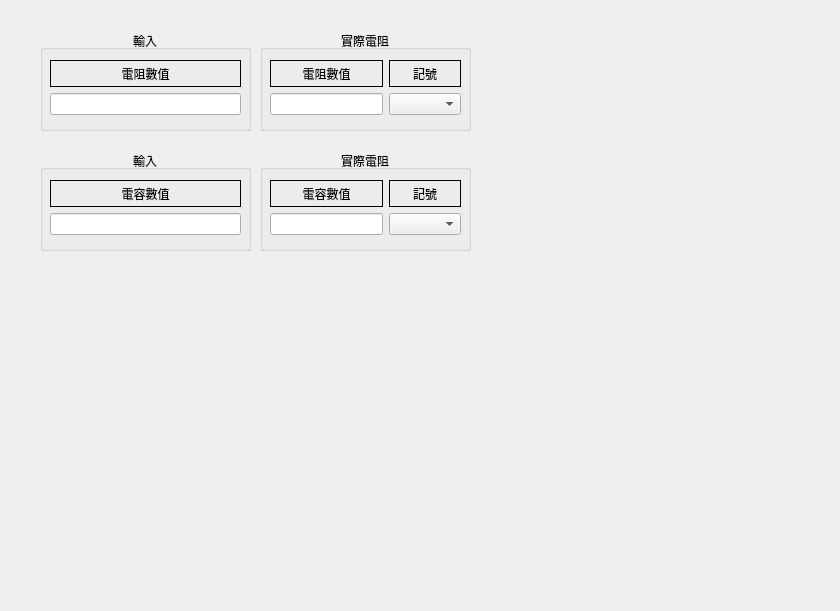
<?xml version="1.0" encoding="UTF-8"?>
<ui version="4.0">
 <class>ResCap_Conversion</class>
 <widget class="QWidget" name="ResCap_Conversion">
  <property name="geometry">
   <rect>
    <x>0</x>
    <y>0</y>
    <width>840</width>
    <height>611</height>
   </rect>
  </property>
  <property name="windowTitle">
   <string>Form</string>
  </property>
  <widget class="QGroupBox" name="groupBox_4">
   <property name="geometry">
    <rect>
     <x>260</x>
     <y>150</y>
     <width>211</width>
     <height>101</height>
    </rect>
   </property>
   <property name="title">
    <string>實際電阻</string>
   </property>
   <property name="alignment">
    <set>Qt::AlignmentFlag::AlignCenter</set>
   </property>
   <widget class="QWidget" name="layoutWidget_3">
    <property name="geometry">
     <rect>
      <x>10</x>
      <y>30</y>
      <width>191</width>
      <height>55</height>
     </rect>
    </property>
    <layout class="QGridLayout" name="gridLayout_5">
     <item row="1" column="0">
      <widget class="QLineEdit" name="capacitor_output_lineEdit"/>
     </item>
     <item row="0" column="0">
      <widget class="QLabel" name="label_10">
       <property name="frameShape">
        <enum>QFrame::Shape::Box</enum>
       </property>
       <property name="text">
        <string>電容數值</string>
       </property>
       <property name="alignment">
        <set>Qt::AlignmentFlag::AlignCenter</set>
       </property>
      </widget>
     </item>
     <item row="0" column="1">
      <widget class="QLabel" name="label_12">
       <property name="frameShape">
        <enum>QFrame::Shape::Box</enum>
       </property>
       <property name="text">
        <string>記號</string>
       </property>
       <property name="alignment">
        <set>Qt::AlignmentFlag::AlignCenter</set>
       </property>
      </widget>
     </item>
     <item row="1" column="1">
      <widget class="QComboBox" name="capacitor_output_comboBox"/>
     </item>
    </layout>
   </widget>
  </widget>
  <widget class="QGroupBox" name="groupBox_5">
   <property name="geometry">
    <rect>
     <x>40</x>
     <y>150</y>
     <width>211</width>
     <height>101</height>
    </rect>
   </property>
   <property name="title">
    <string>輸入</string>
   </property>
   <property name="alignment">
    <set>Qt::AlignmentFlag::AlignCenter</set>
   </property>
   <widget class="QWidget" name="layoutWidget_4">
    <property name="geometry">
     <rect>
      <x>10</x>
      <y>30</y>
      <width>191</width>
      <height>55</height>
     </rect>
    </property>
    <layout class="QGridLayout" name="gridLayout_6">
     <item row="1" column="0">
      <widget class="QLineEdit" name="capacitor_Input_lineEdit"/>
     </item>
     <item row="0" column="0">
      <widget class="QLabel" name="label_8">
       <property name="frameShape">
        <enum>QFrame::Shape::Box</enum>
       </property>
       <property name="text">
        <string>電容數值</string>
       </property>
       <property name="alignment">
        <set>Qt::AlignmentFlag::AlignCenter</set>
       </property>
      </widget>
     </item>
    </layout>
   </widget>
  </widget>
  <widget class="QGroupBox" name="groupBox_2">
   <property name="geometry">
    <rect>
     <x>40</x>
     <y>30</y>
     <width>211</width>
     <height>101</height>
    </rect>
   </property>
   <property name="title">
    <string>輸入</string>
   </property>
   <property name="alignment">
    <set>Qt::AlignmentFlag::AlignCenter</set>
   </property>
   <widget class="QWidget" name="layoutWidget">
    <property name="geometry">
     <rect>
      <x>10</x>
      <y>30</y>
      <width>191</width>
      <height>55</height>
     </rect>
    </property>
    <layout class="QGridLayout" name="gridLayout_3">
     <item row="1" column="0">
      <widget class="QLineEdit" name="Resistor_Input_lineEdit"/>
     </item>
     <item row="0" column="0">
      <widget class="QLabel" name="label_7">
       <property name="frameShape">
        <enum>QFrame::Shape::Box</enum>
       </property>
       <property name="text">
        <string>電阻數值</string>
       </property>
       <property name="alignment">
        <set>Qt::AlignmentFlag::AlignCenter</set>
       </property>
      </widget>
     </item>
    </layout>
   </widget>
  </widget>
  <widget class="QGroupBox" name="groupBox_3">
   <property name="geometry">
    <rect>
     <x>260</x>
     <y>30</y>
     <width>211</width>
     <height>101</height>
    </rect>
   </property>
   <property name="title">
    <string>實際電阻</string>
   </property>
   <property name="alignment">
    <set>Qt::AlignmentFlag::AlignCenter</set>
   </property>
   <widget class="QWidget" name="layoutWidget_2">
    <property name="geometry">
     <rect>
      <x>10</x>
      <y>30</y>
      <width>191</width>
      <height>55</height>
     </rect>
    </property>
    <layout class="QGridLayout" name="gridLayout_4">
     <item row="1" column="0">
      <widget class="QLineEdit" name="Resistor_output_lineEdit"/>
     </item>
     <item row="0" column="0">
      <widget class="QLabel" name="label_9">
       <property name="frameShape">
        <enum>QFrame::Shape::Box</enum>
       </property>
       <property name="text">
        <string>電阻數值</string>
       </property>
       <property name="alignment">
        <set>Qt::AlignmentFlag::AlignCenter</set>
       </property>
      </widget>
     </item>
     <item row="0" column="1">
      <widget class="QLabel" name="label_11">
       <property name="frameShape">
        <enum>QFrame::Shape::Box</enum>
       </property>
       <property name="text">
        <string>記號</string>
       </property>
       <property name="alignment">
        <set>Qt::AlignmentFlag::AlignCenter</set>
       </property>
      </widget>
     </item>
     <item row="1" column="1">
      <widget class="QComboBox" name="Resistor_output_comboBox"/>
     </item>
    </layout>
   </widget>
  </widget>
 </widget>
 <resources/>
 <connections/>
</ui>
